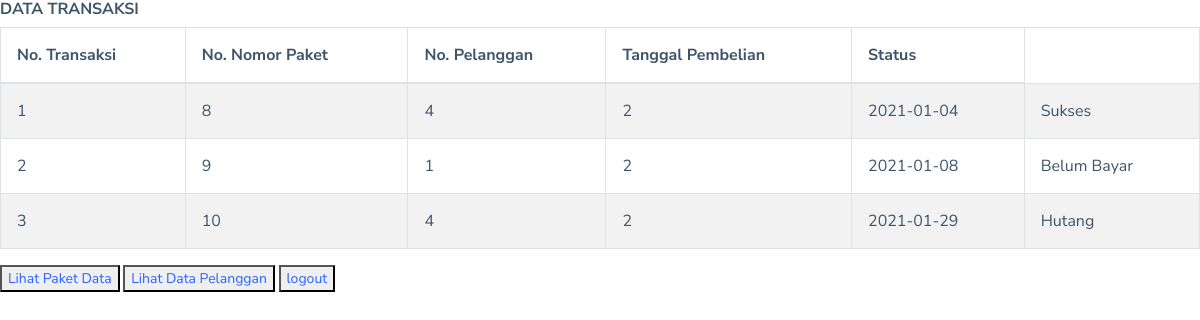
Page /transaksi.php on the committed database.
### tables this page shows
CREATE TABLE `data_transaksi` (
  `id_transaksi` int(50) NOT NULL,
  `id_paket` int(50) NOT NULL,
  `id_pelanggan` int(50) NOT NULL,
  `tanggal_transaksi` date NOT NULL,
  `keterangan` varchar(50) NOT NULL
);

### transaksi.php (the view, shortened to what this page needs)
<html>
    <head>
        <link href="assets/libs/chartist/dist/chartist.min.css" rel="stylesheet">
        <link href="dist/css/style.min.css" rel="stylesheet">
        <link rel="stylesheet" type="text/css" href="//cdn.datatables.net/1.10.20/css/jquery.dataTables.min.css">
    </head>
    <body>
      <?php
          require_once 'koneksi.php';
         ?>
        <h5>DATA TRANSAKSI</h5>
        <table id="myTable" class="table table-striped table-bordered" cellspacing="0" width="">
            <thead>
              <tr>
                <th class="th-sm">No. Transaksi</th>
                <th class="th-sm">No. Nomor Paket</th>
                <th class="th-sm">No. Pelanggan</th>
                <th class="th-sm">Tanggal Pembelian</th>
                <th class="th-sm">Status</th>
              </tr>
            </thead>
            <tbody>
              <?php
              $sql = "SELECT * FROM data_transaksi";
              $berkas = mysqli_query($conn,$sql);
              $no = 1;
          while($row = mysqli_fetch_array($berkas)): ?>
                <tr>
                  <td><?= $no; ?></td>
                  <td><?=$row['id_transaksi'];?></td>
                  <td><?=$row['id_paket'];?></td>
                  <td><?=$row['id_pelanggan'];?></td>
                  <td><?=$row['tanggal_transaksi'];?></td>
                  <td><?=$row['keterangan'];?></td>
                </tr>
                <?php $no++; ?>
          <?php endwhile; ?>
            </tbody>
          </table>
          <button><a href="data_layanan_paket_data.php">Lihat Paket Data</a></button>
          <button><a href="pelanggan.php">Lihat Data Pelanggan</a></button>
          <button><a href="logout.php">logout</a></button>
    </body>
</html>

### transaksi.php (style rules this page uses)
#myTable th, td { white-space: nowrap; }

### rows in the picture
data_transaksi: id_transaksi "8", id_paket "4", id_pelanggan "2", tanggal_transaksi "2021-01-04", keterangan "Sukses"
data_transaksi: id_transaksi "9", id_paket "1", id_pelanggan "2", tanggal_transaksi "2021-01-08", keterangan "Belum Bayar"
data_transaksi: id_transaksi "10", id_paket "4", id_pelanggan "2", tanggal_transaksi "2021-01-29", keterangan "Hutang"
